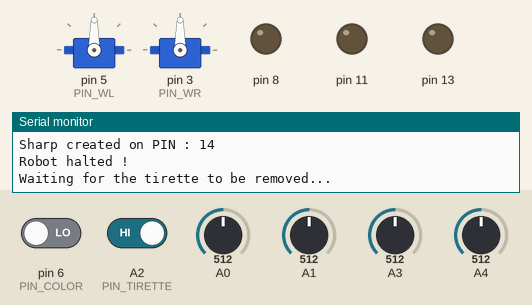
This sketch was run on a simulated Arduino Nano, built with avr-gcc and run on an emulated ATmega328P. Parts: 2 × servo, output pins drawn as LEDs (lit = HIGH), the last lines printed to the serial monitor. Inputs (shaded band) come from the test bench; at power-on: A2 (PIN_TIRETTE) HIGH, pin 6 (PIN_COLOR) LOW, A0 = 512, A1 = 512, A3 = 512, A4 = 512.

Above: at 0.8 s.
0.9 s: A2 (PIN_TIRETTE) driven LOW
At 2.3 s:
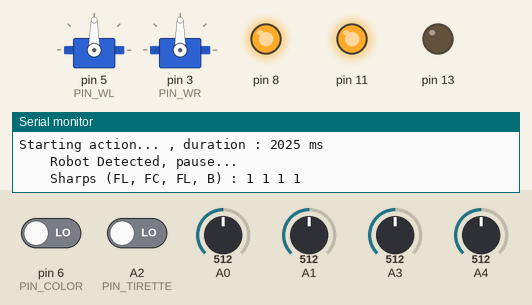
Timing chart, 0 to 3.9 s (numbered marks = the images above; inputs shaded):
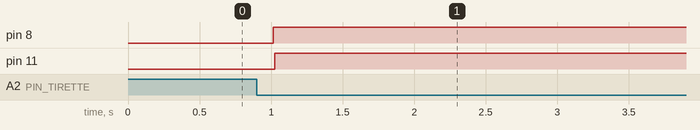

Measured:
- after the input at 0.9 s, pin 8: LOW → HIGH after 0.12 s; pin 11: LOW → HIGH after 0.13 s

The sketch:

scarabi.ino
```cpp
#include <Arduino.h>
#include "Scarabi.h"
#include "Move.h"
//#include "Diode.h"
#include <Servo.h>

// PROTOPTYPES DES FONCTIONS //
void setup() //premiere fonction appelée.
{
    // Debug
    pinMode(13, OUTPUT);
    // Initialize serial communication:
    Serial.begin(115200);
    Serial.println("Starting Up...");

    Scarabi::singleton()->waitTirette(false);

    //Move::singleton()->addAction(DELAY,50);
    //Move::singleton()->addAction(MOVE_45CLOCK,0.5);
    if (Scarabi::singleton()->getColor()==Scarabi::colorRed)
        Move::singleton()->setInversedSense(true);
    if (true)
    {
        //Sortie de la zone de départ
        Move::singleton()->addAction(MOVE_FORWARD,45);
        //Move::singleton()->addAction(MOVE_BACKWARD,40);
        //Premier cadeau
        Move::singleton()->addAction(MOVE_45CLOCK,2);
        Move::singleton()->addAction(DISABLE_SHARPS);
        Move::singleton()->addAction(MOVE_FORWARD,40);
        Move::singleton()->addAction(ENABLE_SHARPS);
        Move::singleton()->addAction(MOVE_BACKWARD,15);
        Move::singleton()->addAction(MOVE_45ANTICLOCK,2);
        Move::singleton()->addAction(MOVE_FORWARD,55);
        //Deuxième cadeau
        Move::singleton()->addAction(MOVE_45CLOCK,2);
        Move::singleton()->addAction(DISABLE_SHARPS);
        Move::singleton()->addAction(MOVE_FORWARD,40);
        Move::singleton()->addAction(ENABLE_SHARPS);
        Move::singleton()->addAction(MOVE_BACKWARD,15);
        Move::singleton()->addAction(MOVE_45ANTICLOCK,2);
        Move::singleton()->addAction(MOVE_FORWARD,56);
        //Troisième cadeau
        Move::singleton()->addAction(MOVE_45CLOCK,2);
        Move::singleton()->addAction(DISABLE_SHARPS);
        Move::singleton()->addAction(MOVE_FORWARD,40);
        Move::singleton()->addAction(ENABLE_SHARPS);
        Move::singleton()->addAction(MOVE_BACKWARD,15);
        Move::singleton()->addAction(MOVE_45ANTICLOCK,2.2);
        Move::singleton()->addAction(MOVE_FORWARD,64);
        //Quatrième cadeau
        Move::singleton()->addAction(MOVE_45CLOCK,2.4);
        Move::singleton()->addAction(DISABLE_SHARPS);
        Move::singleton()->addAction(MOVE_FORWARD,40);
        Move::singleton()->addAction(ENABLE_SHARPS);
        Move::singleton()->addAction(MOVE_BACKWARD,40);
        /*Move::singleton()->addAction(MOVE_45ANTICLOCK,4);
        Move::singleton()->addAction(MOVE_FORWARD,5);
        Move::singleton()->addAction(MOVE_45ANTICLOCK,1.1);
        Move::singleton()->addAction(MOVE_FORWARD,45);
        Move::singleton()->addAction(MOVE_45ANTICLOCK,2.5);
        Move::singleton()->addAction(MOVE_FORWARD,45);
        Move::singleton()->addAction(MOVE_45CLOCK,1.5);
        Move::singleton()->addAction(MOVE_FORWARD,210);
        Move::singleton()->addAction(MOVE_BACKWARD,25);
        Move::singleton()->addAction(MOVE_45ANTICLOCK,4.2);
        Move::singleton()->addAction(MOVE_FORWARD,90);
        Move::singleton()->addAction(MOVE_45ANTICLOCK,1);
        Move::singleton()->addAction(MOVE_FORWARD,7);
        Move::singleton()->addAction(MOVE_45ANTICLOCK,1);
        Move::singleton()->addAction(MOVE_FORWARD,7);
        Move::singleton()->addAction(MOVE_45ANTICLOCK,1);
        Move::singleton()->addAction(MOVE_FORWARD,7);
        Move::singleton()->addAction(MOVE_45ANTICLOCK,1.5);
        Move::singleton()->addAction(MOVE_FORWARD,120);*/
        //Verres retour zone de départ
        Move::singleton()->addAction(MOVE_45CLOCK,2);
        Move::singleton()->addAction(MOVE_FORWARD,75);
        Move::singleton()->addAction(MOVE_45CLOCK,0.35);
        Move::singleton()->addAction(MOVE_FORWARD,75);
        Move::singleton()->addAction(MOVE_45CLOCK,0.35);
        Move::singleton()->addAction(MOVE_FORWARD,50);
        //Aller ligne 2 de verres
        Move::singleton()->addAction(MOVE_BACKWARD,200);
        //Retour ligne 2 de verres
        Move::singleton()->addAction(MOVE_45CLOCK,2);
        Move::singleton()->addAction(MOVE_FORWARD,25);
        Move::singleton()->addAction(MOVE_45ANTICLOCK,2);
        Move::singleton()->addAction(MOVE_FORWARD,50);
        Move::singleton()->addAction(MOVE_45CLOCK,0.25);
        Move::singleton()->addAction(MOVE_FORWARD,150);
        //Aller ligne 3 de verres
        Move::singleton()->addAction(MOVE_BACKWARD,200);
        //Retour ligne 3 de verres
        Move::singleton()->addAction(MOVE_45CLOCK,2);
        Move::singleton()->addAction(MOVE_FORWARD,35);
        Move::singleton()->addAction(MOVE_45ANTICLOCK,2);
        Move::singleton()->addAction(MOVE_FORWARD,200);
        /*Move::singleton()->addAction(MOVE_FORWARD,50);
        Move::singleton()->addAction(MOVE_45CLOCK,0.25);
        Move::singleton()->addAction(MOVE_FORWARD,50);*/

        /*Move::singleton()->addAction(MOVE_BACKWARD,25);
        Move::singleton()->addAction(MOVE_45ANTICLOCK,4);
        Move::singleton()->addAction(MOVE_FORWARD,90);
        Move::singleton()->addAction(MOVE_45ANTICLOCK,1);
        Move::singleton()->addAction(MOVE_FORWARD,40);
        Move::singleton()->addAction(MOVE_45ANTICLOCK,3);
        Move::singleton()->addAction(MOVE_FORWARD,125);

        /*Move::singleton()->addAction(MOVE_BACKWARD,25);
        Move::singleton()->addAction(MOVE_45ANTICLOCK,4.2);
        Move::singleton()->addAction(MOVE_FORWARD,120);
        Move::singleton()->addAction(MOVE_45ANTICLOCK,1);
        Move::singleton()->addAction(MOVE_FORWARD,25);
        Move::singleton()->addAction(MOVE_45ANTICLOCK,3.5);
        Move::singleton()->addAction(MOVE_FORWARD,150);*/
    }
    /*else
    {
        Move::singleton()->addAction(MOVE_FORWARD,2);
        Move::singleton()->addAction(DISABLE_SHARPS);
        Move::singleton()->addAction(MOVE_FORWARD,2);
        Move::singleton()->addAction(ENABLE_SHARPS);
        Move::singleton()->addAction(MOVE_FORWARD,60);
    }*/
}

void loop()
{
    Scarabi::singleton()->update();
    if (false)
    {
        //Sortie de la zone de départ
        Move::singleton()->perform(MOVE_FORWARD,45);
        //Move::singleton()->perform(MOVE_BACKWARD,40);
        //Premier cadeau
        Move::singleton()->perform(MOVE_45CLOCK,2);
        Move::singleton()->perform(DISABLE_SHARPS);
        Move::singleton()->perform(MOVE_FORWARD,45);
        Move::singleton()->perform(ENABLE_SHARPS);
        Move::singleton()->perform(MOVE_BACKWARD,15);
        Move::singleton()->perform(MOVE_45ANTICLOCK,2);
        Move::singleton()->perform(MOVE_FORWARD,55);
        //Deuxième cadeau
        Move::singleton()->perform(MOVE_45CLOCK,2);
        Move::singleton()->perform(DISABLE_SHARPS);
        Move::singleton()->perform(MOVE_FORWARD,45);
        Move::singleton()->perform(ENABLE_SHARPS);
        Move::singleton()->perform(MOVE_BACKWARD,15);
        Move::singleton()->perform(MOVE_45ANTICLOCK,2);
        Move::singleton()->perform(MOVE_FORWARD,56);
        //Troisième cadeau
        Move::singleton()->perform(MOVE_45CLOCK,2);
        Move::singleton()->perform(DISABLE_SHARPS);
        Move::singleton()->perform(MOVE_FORWARD,45);
        Move::singleton()->perform(ENABLE_SHARPS);
        Move::singleton()->perform(MOVE_BACKWARD,15);
        Move::singleton()->perform(MOVE_45ANTICLOCK,2.2);
        Move::singleton()->perform(MOVE_FORWARD,60);
        //Quatrième cadeau
        Move::singleton()->perform(MOVE_45CLOCK,2.4);
        Move::singleton()->perform(DISABLE_SHARPS);
        Move::singleton()->perform(MOVE_FORWARD,35);
        Move::singleton()->perform(ENABLE_SHARPS);
        Move::singleton()->perform(MOVE_BACKWARD,40);
        /*Move::singleton()->perform(MOVE_45ANTICLOCK,4);
        Move::singleton()->perform(MOVE_FORWARD,5);
        Move::singleton()->perform(MOVE_45ANTICLOCK,1.1);
        Move::singleton()->perform(MOVE_FORWARD,45);
        Move::singleton()->perform(MOVE_45ANTICLOCK,2.5);
        Move::singleton()->perform(MOVE_FORWARD,45);
        Move::singleton()->perform(MOVE_45CLOCK,1.5);
        Move::singleton()->perform(MOVE_FORWARD,210);
        Move::singleton()->perform(MOVE_BACKWARD,25);
        Move::singleton()->perform(MOVE_45ANTICLOCK,4.2);
        Move::singleton()->perform(MOVE_FORWARD,90);
        Move::singleton()->perform(MOVE_45ANTICLOCK,1);
        Move::singleton()->perform(MOVE_FORWARD,7);
        Move::singleton()->perform(MOVE_45ANTICLOCK,1);
        Move::singleton()->perform(MOVE_FORWARD,7);
        Move::singleton()->perform(MOVE_45ANTICLOCK,1);
        Move::singleton()->perform(MOVE_FORWARD,7);
        Move::singleton()->perform(MOVE_45ANTICLOCK,1.5);
        Move::singleton()->perform(MOVE_FORWARD,120);*/
        //Verres retour zone de départ
        Move::singleton()->perform(MOVE_45CLOCK,2);
        Move::singleton()->perform(MOVE_FORWARD,50);
        Move::singleton()->perform(MOVE_45CLOCK,0.25);
        Move::singleton()->perform(MOVE_FORWARD,50);
        Move::singleton()->perform(MOVE_45CLOCK,0.25);
        Move::singleton()->perform(MOVE_FORWARD,50);
        Move::singleton()->perform(MOVE_45CLOCK,0.25);
        Move::singleton()->perform(MOVE_FORWARD,50);
        Move::singleton()->perform(MOVE_45CLOCK,2);
        Move::singleton()->perform(MOVE_BACKWARD,50);
        Move::singleton()->perform(MOVE_45ANTICLOCK,0.25);
        Move::singleton()->perform(MOVE_BACKWARD,50);
        Move::singleton()->perform(MOVE_45ANTICLOCK,0.25);
        Move::singleton()->perform(MOVE_BACKWARD,50);
        Move::singleton()->perform(MOVE_45ANTICLOCK,0.25);
        Move::singleton()->perform(MOVE_BACKWARD,50);
        Move::singleton()->perform(MOVE_45CLOCK,2);
        Move::singleton()->perform(MOVE_FORWARD,30);
        Move::singleton()->perform(MOVE_45CLOCK,2);
        /*Move::singleton()->perform(MOVE_FORWARD,50);
        Move::singleton()->perform(MOVE_45CLOCK,0.25);
        Move::singleton()->perform(MOVE_FORWARD,50);
        Move::singleton()->perform(MOVE_45CLOCK,0.25);
        Move::singleton()->perform(MOVE_FORWARD,50);
        Move::singleton()->perform(MOVE_45CLOCK,0.25);
        Move::singleton()->perform(MOVE_FORWARD,50);*/

        /*Move::singleton()->perform(MOVE_BACKWARD,25);
        Move::singleton()->perform(MOVE_45ANTICLOCK,4);
        Move::singleton()->perform(MOVE_FORWARD,90);
        Move::singleton()->perform(MOVE_45ANTICLOCK,1);
        Move::singleton()->perform(MOVE_FORWARD,40);
        Move::singleton()->perform(MOVE_45ANTICLOCK,3);
        Move::singleton()->perform(MOVE_FORWARD,125);

        /*Move::singleton()->perform(MOVE_BACKWARD,25);
        Move::singleton()->perform(MOVE_45ANTICLOCK,4.2);
        Move::singleton()->perform(MOVE_FORWARD,120);
        Move::singleton()->perform(MOVE_45ANTICLOCK,1);
        Move::singleton()->perform(MOVE_FORWARD,25);
        Move::singleton()->perform(MOVE_45ANTICLOCK,3.5);
        Move::singleton()->perform(MOVE_FORWARD,150);*/
    }
}
```

Constante.h
```cpp
#ifndef CONSTANTE_H
#define CONSTANTE_H

enum MOVE_KIND{MOVE_NONE, DELAY, DISABLE_SHARPS, ENABLE_SHARPS, MOVE_FORWARD, MOVE_BACKWARD, MOVE_45CLOCK, MOVE_45ANTICLOCK};
enum SHARP_PLACE{SHARP_FRONT_L, SHARP_FRONT_R, SHARP_FRONT_C, SHARP_BEHIND};

#endif // CONSTANTE_H


/*
// DEFINITION DES CONSTANTES //

const int pinRoueG = 5;
const int pinRoueD = 3;


const int pinCalClaire = 9;
const int pinCalObs = 7;
const int pinCalGD = 6;

//##### Arduino nano
const int pinCCG = A0;//pin du CapteurCouleurGauche
const int pinCCD = A7;

const int pinTirr = A2;

const int pinSharpAvG = A1;//attention, aussi défini dans detection
const int pinSharpAvD = A3;
const int pinSharpArr = A6;

const int pinLed1 = 8;
const int pinLed2 = 11;
const int pinLed3 = 12;

const int pinPing = 10;

enum couleurMatch { ROUGE, VIOLET };
enum sharpDetectant { AUCUN, GAUCHE, DROITE, TTAVANT, ARRIERE, TTGAUCHE, TTDROITE, TT,  AUCUNETHAUT, GAUCHEETHAUT, DROITEETHAUT, TTAVANTETHAUT, ARRIEREETHAUT, TTGAUCHEETHAUT, TTDROITEETHAUT, TTETHAUT,  AUCUNETMILIEU, GAUCHEETMILIEU, DROITEETMILIEU, TTAVANTETMILIEU, ARRIEREETMILIEU, TTGAUCHEETMILIEU, TTDROITEETMILIEU, TTETMILIEU,  AUCUNETHAUTETMILIEU, GAUCHEETHAUTETMILIEU, DROITEETHAUTETMILIEU, TTAVANTETHAUTETMILIEU, ARRIEREETHAUTETMILIEU, TTGAUCHEETHAUTETMILIEU, TTDROITEETHAUTETMILIEU, TTETHAUTETMILIEU};
enum sens { AVANCER, RECULER, TOURNEGAUCHE, TOURNEDROITE, AVANCERBOUTEILLE };

int couleurRobot = 0;

//  PARAMETRES DE DEPLACEMENT AUTOMATIQUE //

const unsigned long dureeMatch = 89000;// 89 secondes : mieux vaut ne pas prendre de risques
//const unsigned long dureeMatch = 9000;// 89 secondes : mieux vaut ne pas prendre de risques
unsigned long tempDepartMatch = 0;

const int paramArretRoueG = 90;
const int paramArretRoueD = 90;


const int TTDroitRoueG = 110;
const int TTDroitRoueD = 69;//70à

const int TournerGaucheRoueG = 82;
const int TournerGaucheRoueD = 82;
const int TournerGaucheTemps = 865;

const int TournerDroiteRoueG = 98;
const int TournerDroiteRoueD = 98;
const int TournerDroiteTemps = 865;

const int ReculerRoueG = 77;
const int ReculerRoueD = 110;

const int ReculerLentRoueG = 85;
const int ReculerLentRoueD = 95;


const unsigned long tempsMaxCapteurs = 10;

//  PARAMETRES DE SUIVEUR DE LIGNE //

const int valMoyenneG = 0;
const int valMoyenneD = 0;

//pour lancer le rattrapa(ge
int seuilHautRattrapageG = 0;
int seuilHautRattrapageD = 0;
int seuilBasRattrapageG = 0;
int seuilBasRattrapageD = 0;

int basGauche=0;
int basDroite=0;
int hautGauche=0;
int hautDroite=0;

int seuilHautDifferenceRattrapageG=0;
int seuilHautDifferenceRattrapageD=0;

const int paramDiff = 2;

const int paramD = 0;
const int paramG = 0;

const int offsetD = 0;
const int offsetG = 0;

const float paramSeuilHautRattrapage = 0.99;
const float paramSeuilBasRattrapage = 1.003;


//pour arreter le rattrppage
const int tempMaxRattrappage = 1000;

int seuilHautRattrapeeG = 0;
int seuilHautRattrapeeD = 0;
int seuilBasRattrapeeG = 0;
int seuilBasRattrapeeD = 0;

const float paramSeuilHautRattrapee = 0.8;
const float paramSeuilBasRattrapee = 1.1;

//  PARAMETRES DES SHARPS //

const int distanceMin = 15;


// DEFINITION DES VARIBABLES //

int bouteilleUneAPousser=0;
int utiliseLigne=0;


// VARIABLES DIODES //
Diode diode1(pinLed1), diode2(pinLed2), diode3(pinLed3);
Detection detection;


int cycleAllumeDiode1 = 0;//Nombre de cycle de boucle pendant lesquels la diode 1 doit etre allumée : permet d'avoir des diodes allumées pendant des cycles entiers, pour qu'elles soient suffisament lumineuses.
int cycleAllumeDiode2 = 0;
int cycleAllumeDiode3 = 0;
*/
```

Move.h
```cpp
#ifndef MOVE_H
#define MOVE_H

#include <Arduino.h>
#include <Servo.h>
#include "Sharp.h"
#include "MoveAction.h"
#include "Constante.h"
#include "DiodeMgr.h"

#define WF_SPEED                    1.5
#define W_ACC                       0.000001
#define W_INVACC                    1000000

#define PIN_WL                      5
#define PIN_WR                      3

#define WL_STOP                     90
#define WR_STOP                     90

#define WL_FORWARD                  11.5
#define WR_FORWARD                  -11.5

#define WL_BACKWARD                 -10
#define WR_BACKWARD                 40

#define WL_45ANTI                   -10
#define WR_45ANTI                   -10
#define W_45ANTITIME                380000

#define WL_45CLOCK                  40
#define WR_45CLOCK                  40
#define W_45CLOCKTIME               380000

#define MOVE_TIME_DISTANCE_RATIO    45000

#define SHARP_NUMBERS               4
#define ACTION_NUMBERS              50

class Move
{
    public:
        static Move* singleton();
        void update(int timeSinceLastFrame);

        void addAction(MOVE_KIND kind, float distance = 1);
        bool perform(MOVE_KIND kind, float distance = 0, bool overwrite = false);
        void stop();
        void pause();

        bool placeFree(MOVE_KIND kind);

        void setInversedSense(bool inversed);

        bool isReady();
        void setSensor(bool enable);

        void startAction(MOVE_KIND kind);
    protected:
    private:
        static Move* _singleton;
        Move();
        virtual ~Move();

        Servo *wheelLeft, *wheelRight;
        MOVE_KIND performKind;
        int actionNumber, actionCurrent;
        float performSpeed;
        bool performRunning, sensorEnabled, performIsAccelerating;
        Sharp** sharpList;
        MoveAction** actionList;

        void initSharp();
        void updateSharp();

        bool inversedSense;

        long previousTime, performStartTimer, performTimeLeft;
        float x, y, angle;

        void doAction(MOVE_KIND kind);
};

#endif // MOVE_H
```

MoveAction.cpp
```cpp
#include "MoveAction.h"
#include "Move.h"

MoveAction::MoveAction(MOVE_KIND kind, float distance) : action_kind(kind), action_distance(distance)
{

}

MoveAction::~MoveAction()
{

}

MOVE_KIND MoveAction::getKind()
{
    return action_kind;
}

float MoveAction::getDistance()
{
    return action_distance;
}
```

MoveAction.h
```cpp
#ifndef MOVEACTION_H
#define MOVEACTION_H

#include <Arduino.h>
#include "Constante.h"

class Move;
class MoveAction
{
    public:
        MoveAction(MOVE_KIND kind, float distance = 0.);
        virtual ~MoveAction();

        MOVE_KIND getKind();
        float getDistance();
    protected:
    private:
        MOVE_KIND action_kind;
        float action_distance;
};

#endif // MOVEACTION_H
```

Scarabi.h
```cpp
#ifndef SCARABI_H
#define SCARABI_H

#include "Move.h"
#include "DiodeMgr.h"
#include <Arduino.h>

#define PIN_COLOR   6
#define PIN_TIRETTE A2
#define TIME_MATCH  90000000
#define TIME_INFO   5000000

class Scarabi
{
    public:
        static Scarabi* singleton();
        enum sideColor{colorRed, colorBlue};
        void waitTirette(bool avoid = false);
        void update();
        void finalStop();
        sideColor getColor();

    protected:
    private:
        static Scarabi* _singleton;
        Scarabi();
        virtual ~Scarabi();

        bool isRunning;
        long matchTimeInfo, timerMatchStarted, currentTimer, previousTimer;
        sideColor color;
};

#endif // SCARABI_H
```

Sensor.cpp
```cpp
#include "Sensor.h"

Sensor::Sensor(int sensorPin)
{
    pin = sensorPin;
    value = 0;

    pinMode(sensorPin, INPUT);
}

Sensor::~Sensor()
{
    //dtor
}

int Sensor::getValue()
{
    return value;
}


void Sensor::update()
{
}
```

Sensor.h
```cpp
#ifndef SENSOR_H
#define SENSOR_H

#include <Arduino.h>

class Sensor
{
public:
    Sensor(int sensorPin);
    virtual ~Sensor();

    int getValue();
    void update();
protected:
    int value, pin;
};

#endif // SENSOR_H
```

Source omitted: Move.cpp (9969 bytes), Scarabi.cpp (2119 bytes), Sharp.cpp (743 bytes), Sharp.h (319 bytes), Diode.cpp (344 bytes), Diode.h (213 bytes), DiodeMgr.cpp (662 bytes), DiodeMgr.h (351 bytes)
